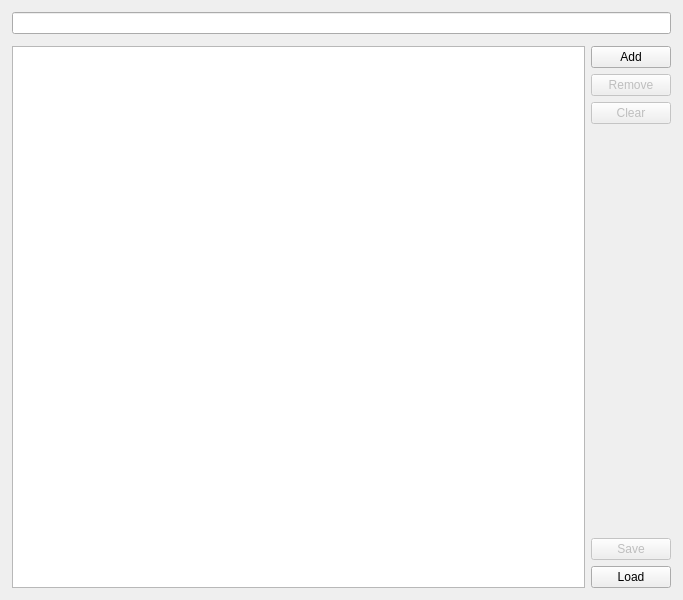
<?xml version="1.0" encoding="UTF-8"?>
<ui version="4.0">
 <class>Widget</class>
 <widget class="QWidget" name="Widget">
  <property name="geometry">
   <rect>
    <x>0</x>
    <y>0</y>
    <width>683</width>
    <height>600</height>
   </rect>
  </property>
  <property name="windowTitle">
   <string>FileList</string>
  </property>
  <layout class="QVBoxLayout" name="verticalLayout_2">
   <property name="spacing">
    <number>12</number>
   </property>
   <property name="leftMargin">
    <number>12</number>
   </property>
   <property name="topMargin">
    <number>12</number>
   </property>
   <property name="rightMargin">
    <number>12</number>
   </property>
   <property name="bottomMargin">
    <number>12</number>
   </property>
   <item>
    <layout class="QFormLayout" name="formLayout">
     <property name="horizontalSpacing">
      <number>0</number>
     </property>
     <item row="0" column="1">
      <widget class="QLineEdit" name="input"/>
     </item>
     <item row="1" column="1">
      <layout class="QHBoxLayout" name="horizontalLayout">
       <property name="spacing">
        <number>6</number>
       </property>
       <item>
        <widget class="QListWidget" name="list"/>
       </item>
       <item>
        <layout class="QVBoxLayout" name="verticalLayout">
         <property name="spacing">
          <number>6</number>
         </property>
         <property name="leftMargin">
          <number>0</number>
         </property>
         <item>
          <widget class="QPushButton" name="add">
           <property name="text">
            <string>Add</string>
           </property>
          </widget>
         </item>
         <item>
          <widget class="QPushButton" name="remove">
           <property name="enabled">
            <bool>false</bool>
           </property>
           <property name="text">
            <string>Remove</string>
           </property>
          </widget>
         </item>
         <item>
          <widget class="QPushButton" name="clear">
           <property name="enabled">
            <bool>false</bool>
           </property>
           <property name="text">
            <string>Clear</string>
           </property>
          </widget>
         </item>
         <item>
          <spacer name="verticalSpacer">
           <property name="orientation">
            <enum>Qt::Vertical</enum>
           </property>
           <property name="sizeHint" stdset="0">
            <size>
             <width>20</width>
             <height>40</height>
            </size>
           </property>
          </spacer>
         </item>
         <item>
          <widget class="QPushButton" name="save">
           <property name="enabled">
            <bool>false</bool>
           </property>
           <property name="text">
            <string>Save</string>
           </property>
          </widget>
         </item>
         <item>
          <widget class="QPushButton" name="load">
           <property name="text">
            <string>Load</string>
           </property>
          </widget>
         </item>
        </layout>
       </item>
      </layout>
     </item>
    </layout>
   </item>
  </layout>
 </widget>
 <resources/>
 <connections/>
</ui>
